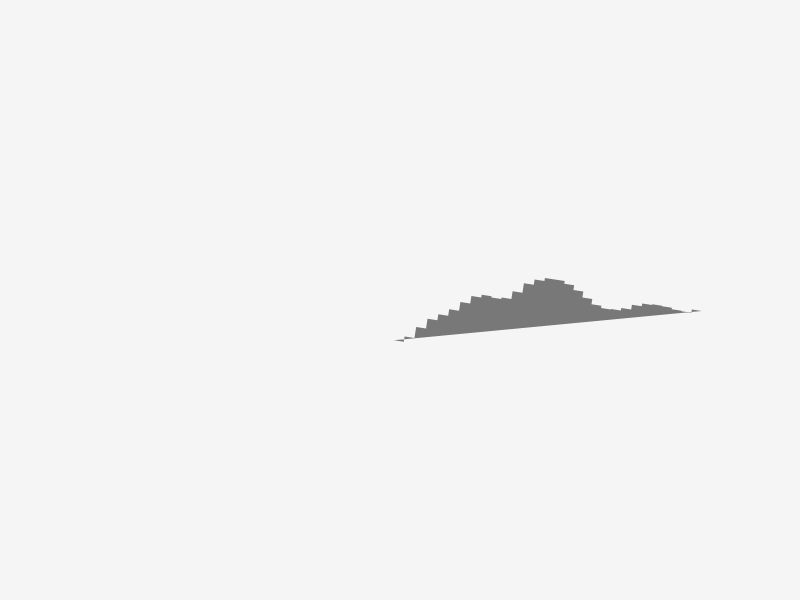
Frame 1 (no input)
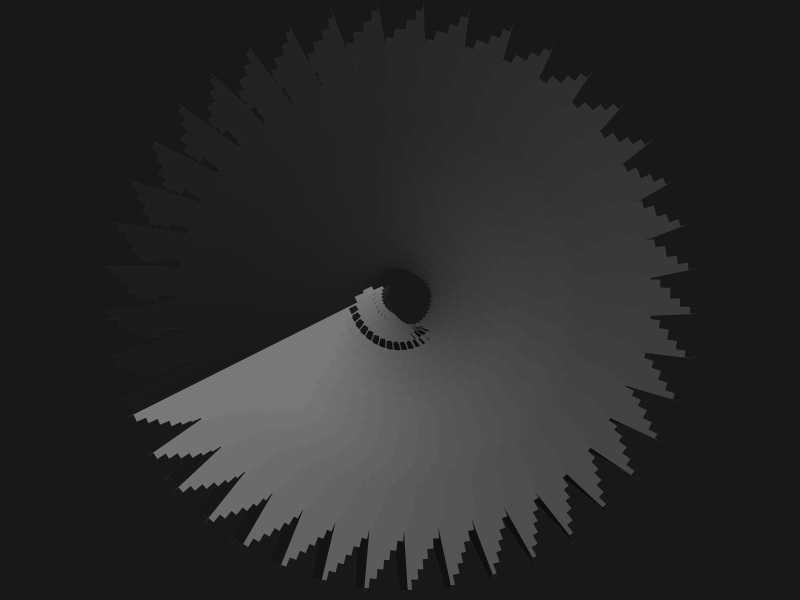
Frame 60 (no input)
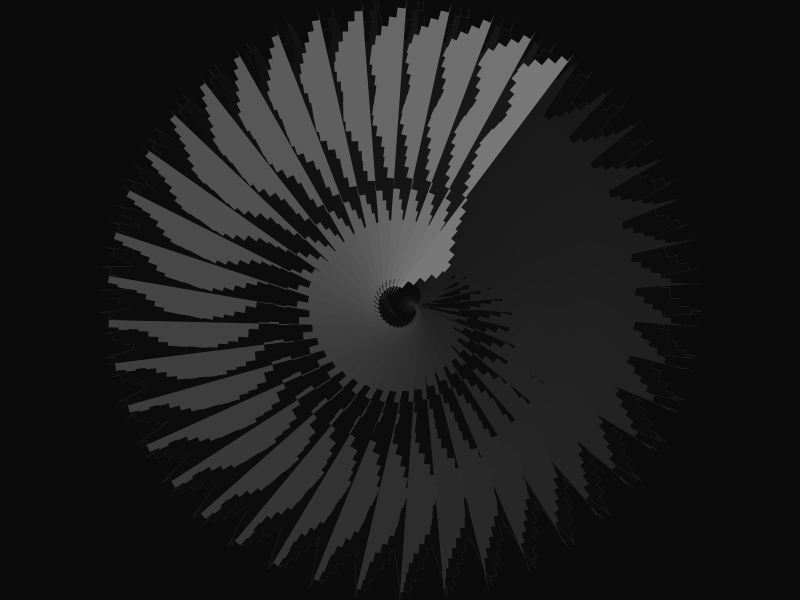
Frame 120 (the mouse pressed at the canvas centre since frame 60)

The p5.js sketch that drew these frames (run headless with seeded random() and noise() and a simulated clock; from frame 60 on, the mouse is pressed at the canvas centre):

// p5.js sketch
// ── sketch.js
let arm = [];
let popu = 1;

function setup() {
  createCanvas(800, 600);

  for(let i = 0; i < popu; i++) {
    arm.push(new waveMaker());
  }
}

function draw() {
  background(0,10);
  for(let i = 0; i < popu; i++) {
    arm[i].update(i);
  }
}

function waveMaker(){
  this.size = 10;
  this.yoff = 0;
  this.roff = 0;

  this.update = function(_i){
    this.roff += 0.15;
    let xoff = 0;
    let yoff = this.yoff;
    push();
      translate(width/2,height/2);
      rotate(this.roff+_i);
      strokeWeight();
      stroke(255, 255);
      fill(120);
      beginShape();
      for (let x = 0; x < height/2; x+= this.size) {
        let y = map(noise(xoff,yoff),0,1, -this.size*12,this.size*12);
        vertex(x,y);
        vertex(x+this.size,y);
        xoff += 0.05;
      }
      this.yoff += 0.01;
      endShape(CLOSE);
    pop();
  }
}
